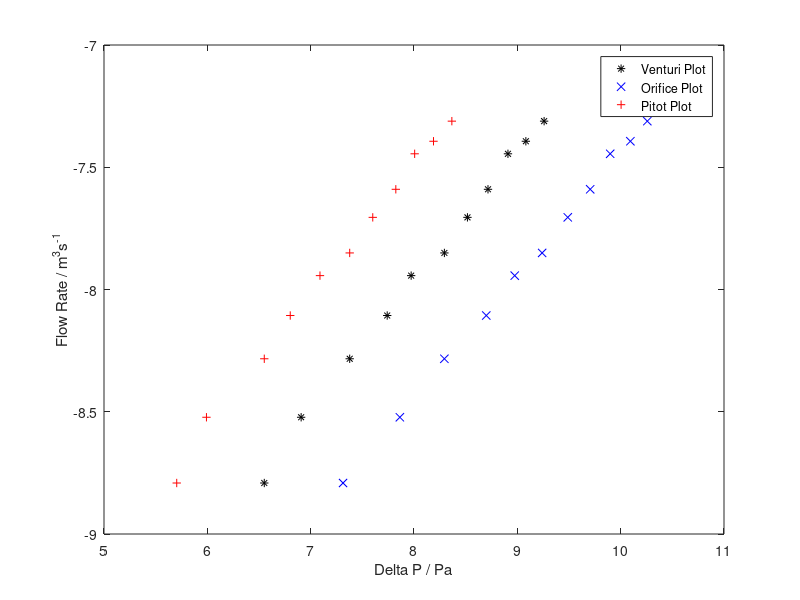

The MATLAB source for this figure:
clear

%data
measured_height = [0.1, 0.1, 0.1, 0.15, 0.15, 0.2, 0.2, 0.2, 0.2, 0.25, 0.25];
times = [123, 94, 74, 93, 79, 96, 83, 74, 64, 76, 70];
rotameter_setting = [0, 1, 2, 3, 4, 5, 6, 7, 8, 9, 10];
weir_height = [11, 14, 16, 20, 22, 24, 27, 29, 31, 33, 35] / 1000;

venturi = [2.0, 2.3, 2.9, 3.6, 4.2, 5.3, 6.3, 7.4, 8.7, 10.1, 11.8] - 1.3;
orifice = [0.3, 1.4, 2.8, 4.8, 6.7, 9.1, 12.0, 15.2, 18.7, 23.0, 27.3] + 1.2 ;
pitot = [0.8, 0.9, 1.2, 1.4, 1.7, 2.1, 2.5, 3.0, 3.5, 4.1, 4.8] - 0.5;

%manipulation
for i = 1:length(measured_height)
    vol_filled(i) = 0.187*measured_height(i);
    flow_rate(i) = vol_filled(i) / times(i);


    log_weir(i) = log(weir_height(i));
    log_flowrate(i) = log(flow_rate(i));

    log_venturi(i) = log(venturi(i)* 1000);
    log_orifice(i) = log(orifice(i)* 1000);
    log_pitot(i) = log(pitot(i)* 1000);
end


plot(log_venturi, log_flowrate, 'k*', log_orifice, log_flowrate, 'bx', log_pitot, log_flowrate, 'r+');
legend("Venturi Plot", "Orifice Plot", "Pitot Plot")
xlabel("\Delta P / Pa")
ylabel("Flow Rate / m^3s^{-1}")

weir_linreg = polyfit(log_weir, log_flowrate, 1);
c_d_weir = exp(weir_linreg(2)) * (0.3386427 / 0.051);

venturi_linreg = polyfit(log_flowrate, log_venturi, 1);
orifice_linreg = polyfit(log_flowrate, log_orifice, 1);
pitot_linreg  = polyfit(log_flowrate, log_pitot, 1);

ba_area_ratio = 0.0127.^2 / 0.01905.^2;
z = 1 - ba_area_ratio.^2;
c_d_orifice = (exp(-12.4968) * sqrt(998 * 0.8025) ) / (0.0127.^2 * pi * sqrt(2));